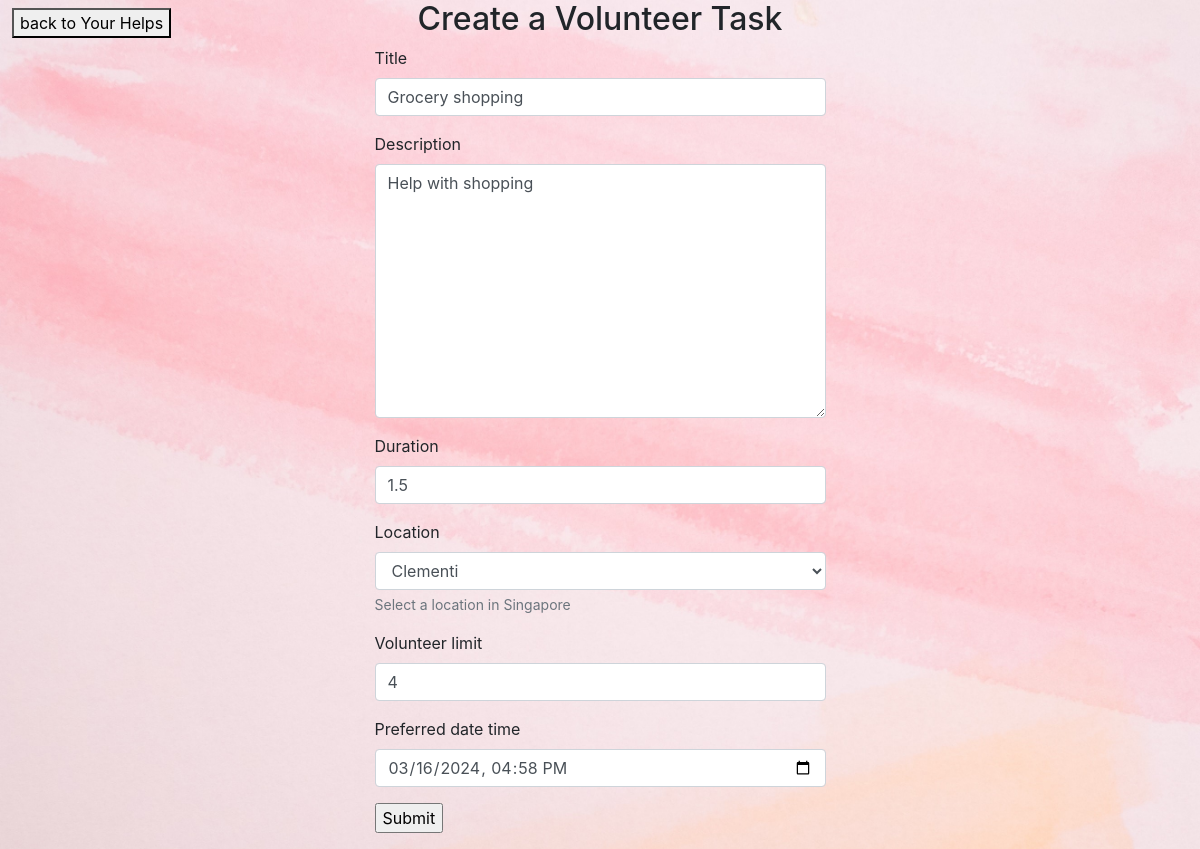
Page /update_help/1 (signed in) on the committed database.
### mysocialapp/models.py (models this page shows, shortened)
class VolunteerHelp(models.Model):
    CATEGORY_CHOICES = (
        ("grocery", "Help with groceries"),
        ("house_cleaning", "Help with house cleaning"),
        ("emotional", "Provide emotional help"),
        ("others", "Help with specific tasks"),
    )
    SINGAPORE_LOCATIONS = (
        ("Sembawang", "Sembawang"),
        ("Woodlands", "Woodlands"),
        ("Yishun", "Yishun"),
        ("Ang Mo Kio", "Ang Mo Kio"),
        ("Hougang", "Hougang"),
        ("Punggol", "Punggol"),
        ("Sengkang", "Sengkang"),
        ("Serangoon", "Serangoon"),
        ("Bedok", "Bedok"),
        ("Pasir Ris", "Pasir Ris"),
        ("Tampines", "Tampines"),
        ("Bukit Batok", "Bukit Batok"),
        ("Bukit Panjang", "Bukit Panjang"),
        ("Choa Chu Kang", "Choa Chu Kang"),
        ("Clementi", "Clementi"),
        ("Jurong East", "Jurong East"),
        ("Jurong West", "Jurong West"),
        ("Tengah", "Tengah"),
        ("Central", "Central"),
        ("Bishan", "Bishan"),
        ("Bukit Merah", "Bukit Merah"),
        ("Bukit Timah", "Bukit Timah"),
        ("Central Area", "Central Area"),
        ("Geylang", "Geylang"),
        ("Kallang/ Whampoa", "Kallang/ Whampoa"),
        ("Marine Parade", "Marine Parade"),
        ("Queenstown", "Queenstown"),
        ("Toa Payoh", "Toa Payoh"),
    )
    user = models.ForeignKey(AppUser, related_name="patients", on_delete=models.CASCADE)
    title = models.CharField(max_length=255, null=False, blank=False)
    description = models.TextField(null=False, blank=False)
    preferred_date_time = models.DateTimeField(null=False, blank=False)
    duration = models.DecimalField(
        max_digits=3, decimal_places=1, null=False, blank=False
    )
    category = models.CharField(max_length=20, choices=CATEGORY_CHOICES)
    volunteer_limit = models.PositiveIntegerField(
        validators=[
            MinValueValidator(1, message="At least 1 volunteer is required."),
            MaxValueValidator(5, message="No more than 5 volunteers allowed."),
        ]
    )  # Field for the preferred number of volunteers
    created_at = models.DateTimeField(auto_now_add=True)
    location = models.CharField(     max_length=50,
        choices=SINGAPORE_LOCATIONS,
        help_text="Select a location in Singapore",
    )

### mysocialapp/views.py (the view, shortened to what this page needs)
# urls.py: path('update_help/<int:pk>',login_required(login_url="../")(views.UpdateHelp.as_view()),name='update_help'),
class UpdateHelp(UpdateView):
    model = VolunteerHelp
    form_class = UpdateHelpForm
    template_name = "screens/update_help.html"
    def get_form_kwargs(self):
        kwargs = super().get_form_kwargs()
        kwargs["pk"] = self.kwargs.get("pk")
        return kwargs

### mysocialapp/form.py (shortened to what this page needs)
class UpdateHelpForm(forms.ModelForm):
    class Meta:
        model = VolunteerHelp
        fields = [
            "title",
            "description",
            "duration",
            "location",
            "volunteer_limit",
            "preferred_date_time",
        ]
    title = forms.CharField(required=True)
    def __init__(self, *args, **kwargs):
        self.pk = kwargs.pop("pk", None)
        super().__init__(*args, **kwargs)

### mysocialapp/templates/screens/update_help.html (shortened to what this page needs)
{% load bootstrap4 %}
<html lang="en">
  <head>
    <link rel="stylesheet" href="../../static/css/css.css" />
  </head>
  <body>
    <a style="position: absolute;left: 1vw;top: 1vh;" href="../patient_volunteer_helps"><button>back to Your Helps</button></a>
    <div id="create_forum_post_form">
      <h2>Create a Volunteer Task</h2>
      <form  method="post" class="form" enctype="multipart/form-data">
        {% bootstrap_css %}
       {% for field in form %}
        {% if field.name != "preferred_date_time" %}
            {% bootstrap_field field %}
        {% endif %}
    {% endfor %}
    <div class="form-group">
        <label for="id_preferred_date_time">{{ form.preferred_date_time.label }}</label>
        <input type="datetime-local" name="preferred_date_time" id="id_preferred_date_time" class="form-control" required value="{{ form.preferred_date_time.value|date:'Y-m-d\TH:i' }}">
    </div>
        <input id="submit_help_form" type="submit" value="Submit" />
      </form>
    </div>
  </body>
</html>

### mysocialapp/static/css/css.css (style rules this page uses)
body { background-color: aliceblue; }
#create_forum_post_form { display: flex; flex-direction: column; width: 100vw; align-items: center; justify-content: center; background-image: url("../assets/annie-spratt-zA7I5BtFbvw-unsplash.jpeg"); background-size: cover; }

### rows in the picture
VolunteerHelp: title "Grocery shopping" "Help with shopping" "1.5" "Clementi" "4"
